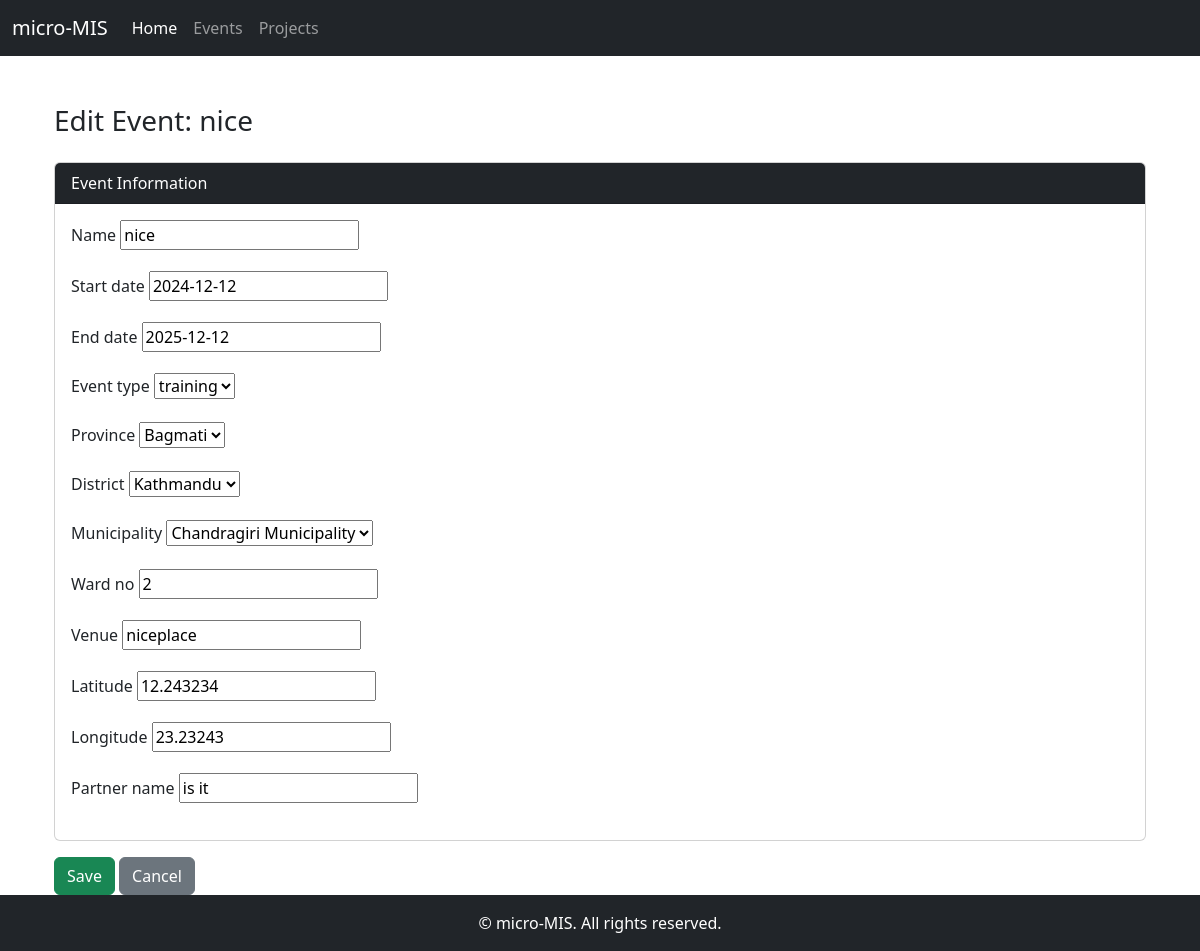
/events/edit/1/, run on the app's committed database.
### events/models.py (models this page shows, shortened)
class Event(models.Model):
    name = models.CharField(max_length=100)
    start_date = models.DateField()
    end_date = models.DateField()
    event_type = models.ForeignKey(EventType, on_delete=models.SET_NULL, null=True)
    province = models.ForeignKey(Province, on_delete=models.CASCADE)
    district = models.ForeignKey(District, on_delete=models.CASCADE)
    municipality = models.ForeignKey(Municipality, on_delete=models.CASCADE)
    ward_no = models.IntegerField()
    venue = models.CharField(max_length=255)
    latitude = models.FloatField()
    longitude = models.FloatField()
    partner_name = models.CharField(max_length=100)

### events/views.py (the view)
# urls.py: path('events/edit/<int:pk>/', views.event_edit, name='event_edit'),
def event_edit(request, pk):
    event = Event.objects.get(pk=pk)
    if request.method == 'POST':
        form = EventForm(request.POST, instance=event)
        if form.is_valid():
            form.save()
            messages.success(request, "Event updated successfully.")
            return redirect('event_list')
    else:
        form = EventForm(instance=event)
    return render(request, 'events/event_form.html', {'form': form})

### events/forms.py
class EventForm(forms.ModelForm):
    class Meta:
        model = Event
        fields = ['name', 'start_date', 'end_date', 'event_type', 'province', 'district', 'municipality', 'ward_no', 'venue', 'latitude', 'longitude', 'partner_name']

### events/models.py (called while the page is built)
    def __str__(self):
        return self.name

    def __str__(self):
        return self.name

    def __str__(self):
        return self.name

    def __str__(self):
        return self.name

### events/templates/events/event_form.html (shortened to what this page needs)
{% extends 'base.html' %}
{% block content %}
<div class="container mt-4">
    <h1 class="h3">
        {% if form.instance.id %}
            Edit Event: {{ form.instance.name }}
        {% else %}
            Create Event
        {% endif %}
    </h1>
    <form method="post" class="mt-4">
        <div class="card">
            <div class="card-header bg-dark text-white">
                Event Information
            </div>
            <div class="card-body">
                {% for field in form.visible_fields %}
                <div class="mb-3">
                    <label for="{{ field.id_for_label }}" class="form-label">{{ field.label }}</label>
                    {{ field }}
                </div>
                {% endfor %}
            </div>
        </div>
        <div class="mt-3">
            <button type="submit" class="btn btn-success">
                 Save
            </button>
            <a href="{% url 'event_list' %}" class="btn btn-secondary">
                 Cancel
            </a>
        </div>
    </form>
</div>
{% endblock %}

### events/templates/base.html (style rules this page uses)
body { display: flex; flex-direction: column; min-height: 100vh; }

### data on the page
Event: instance.name "nice", visible_fields "nice" "2024-12-12" "2025-12-12" "training" "Bagmati" "Kathmandu" "Chandragiri Municipality" "2" "niceplace" "12.243234" "23.23243" "is it"

### other printed values
{{ field.label }} "Name" "Start date" "End date" "Event type" "Province" "District" "Municipality" "Ward no" "Venue" "Latitude" "Longitude" "Partner name"
